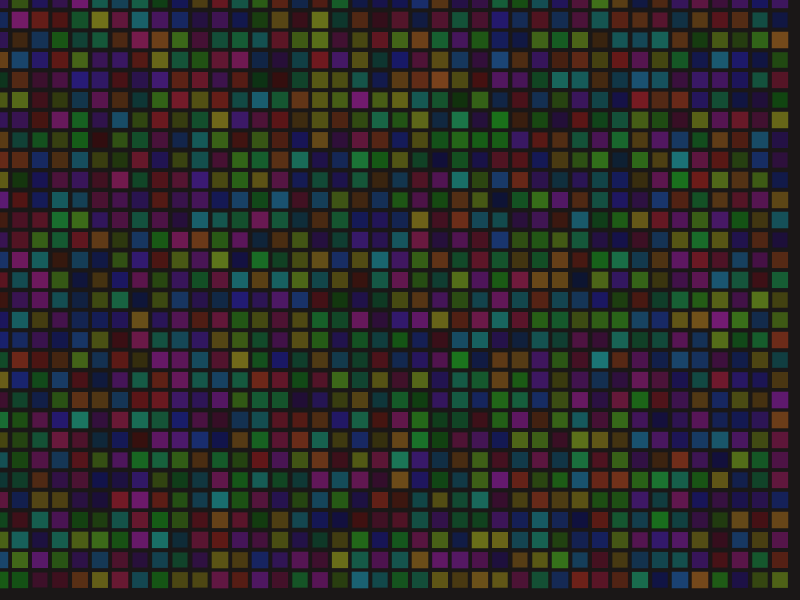
Frame 1 (no input)
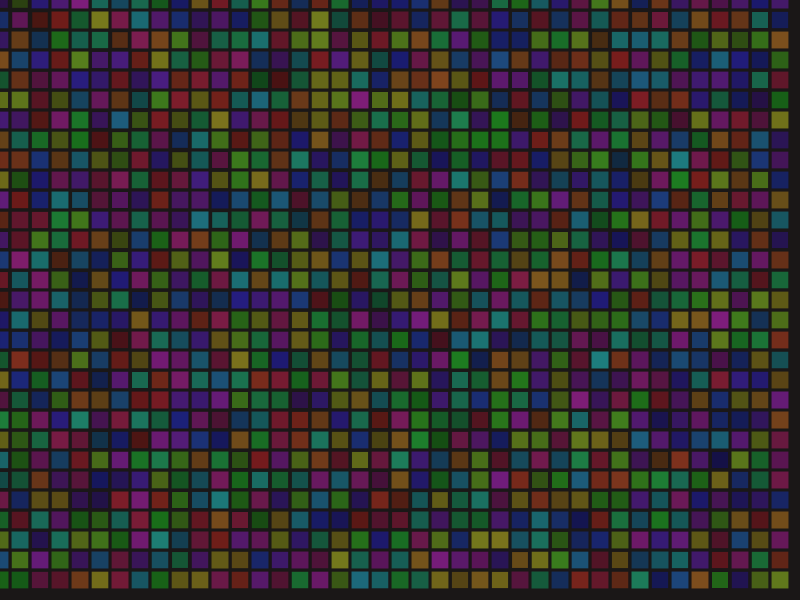
Frame 60 (no input)
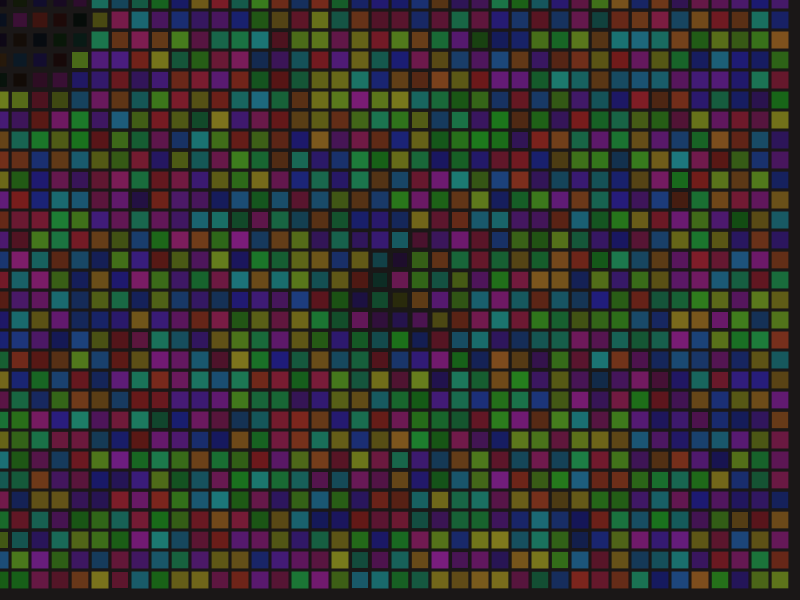
Frame 120 (the mouse pressed at the canvas centre since frame 60)

The p5.js sketch that drew these frames (run headless with seeded random() and noise() and a simulated clock; from frame 60 on, the mouse is pressed at the canvas centre):

// p5.js sketch
// ── sketch.js
let squares = [];
let gridSize = 20;
let squareSize = 15;
let waveRadius = 0;
let waveSpeed = 2;
let waveCenter = { x: 0, y: 0 };
let gridOffsetX = 0;
let gridOffsetY = 0;

function setup() {
  createCanvas(800, 600);
  colorMode(HSB, 360, 100, 100, 1);
  noStroke();

  // Initialize grid of squares
  for (let y = 0; y < height; y += gridSize) {
    for (let x = 0; x < width; x += gridSize) {
      let square = {
        x: x,
        y: y,
        size: squareSize,
        pulse: random(1),
        pulseSpeed: random(0.005, 0.015),
        originalHue: random(360),
        baseBrightness: random(20, 40)
      };
      squares.push(square);
    }
  }

  gridOffsetX = (width - (squares.length / (height / gridSize)) * gridSize) / 2;
  gridOffsetY = (height - (height / gridSize) * gridSize) / 2;
}

function draw() {
  background(10, 10, 10); // Near-black background

  // Update and display squares
  for (let i = 0; i < squares.length; i++) {
    let square = squares[i];
    
    // Pulsate with own rhythm
    square.pulse += square.pulseSpeed;
    let pulseSize = sin(square.pulse) * 2 + square.size;
    
    // Check if wave is passing through this square
    let d = dist(square.x, square.y, waveCenter.x, waveCenter.y);
    if (d < waveRadius && d > waveRadius - 30) {
      // Distort pulse rhythm
      let distortion = map(d, waveRadius - 30, waveRadius, 0.05, 0);
      square.pulseSpeed = distortion + random(-0.01, 0.01);
    }

    // Draw square with pulsating effect
    fill(square.originalHue, 80, square.baseBrightness + sin(square.pulse) * 20, 0.8);
    rect(square.x - pulseSize / 2 + gridOffsetX, square.y - pulseSize / 2 + gridOffsetY, pulseSize, pulseSize);
  }

  // Update wave
  waveRadius += waveSpeed;
  
  // Reset wave if it goes off screen
  if (waveRadius > max(width, height)) {
    waveRadius = 0;
  }
}

function mousePressed() {
  waveCenter.x = mouseX;
  waveCenter.y = mouseY;
  waveRadius = 0;
}
